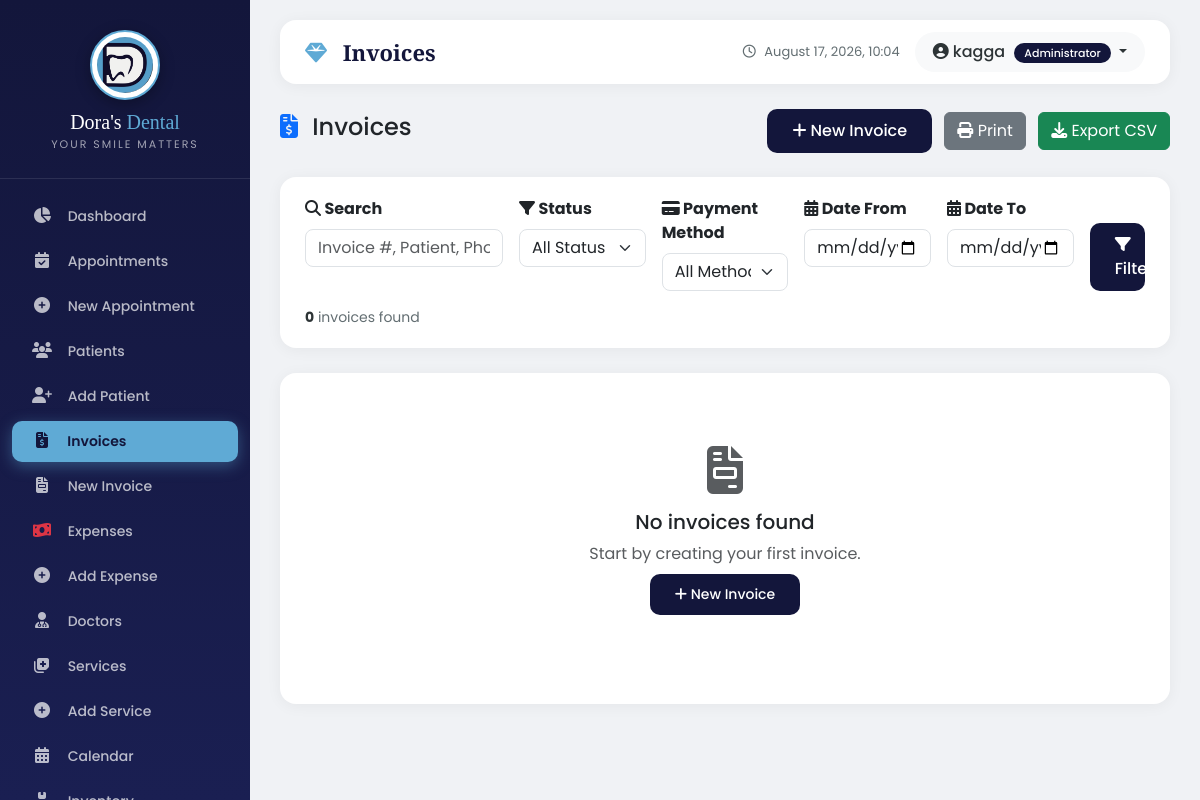
Page /billing/ (signed in) on the earlier database version.
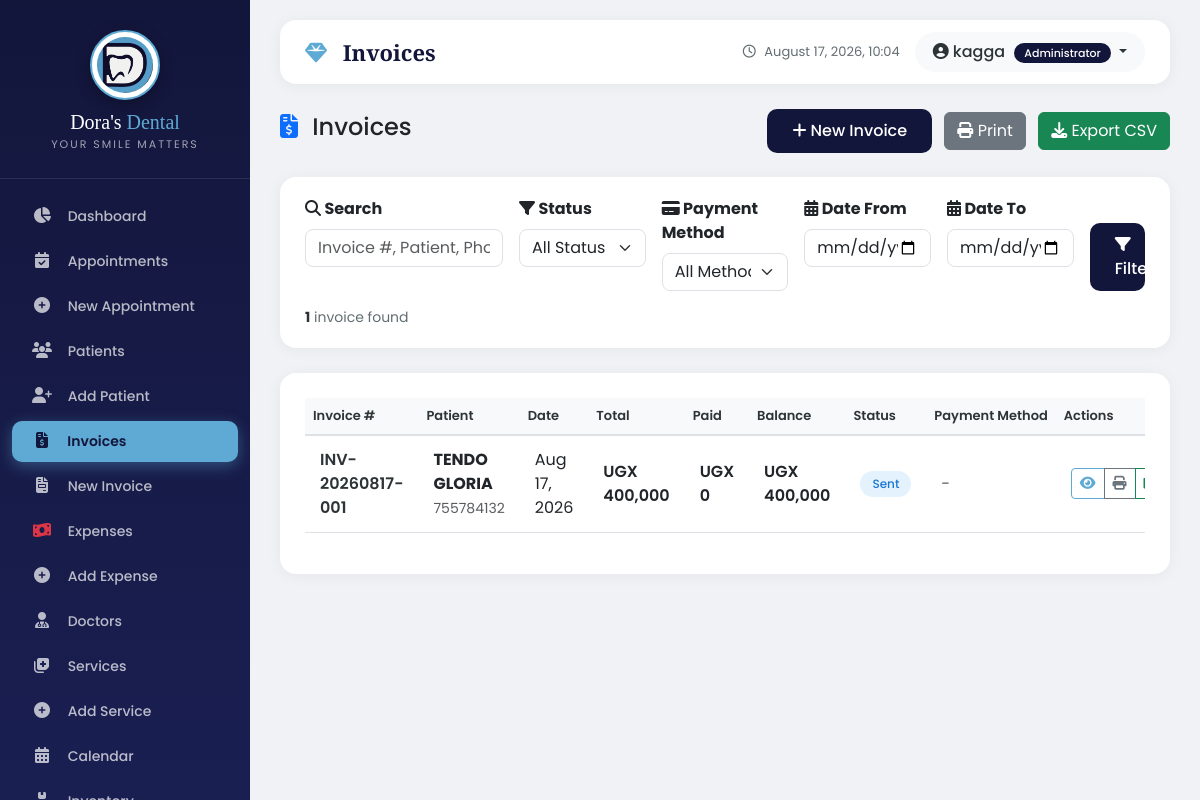
Same page on the later database version.
### billing/models.py (models this page shows, shortened)
class Invoice(models.Model):
    STATUS_CHOICES = [
        ('draft', 'Draft'),
        ('sent', 'Sent'),
        ('paid', 'Paid'),
        ('partially_paid', 'Partially Paid'),
        ('overdue', 'Overdue'),
        ('cancelled', 'Cancelled'),
    ]
    PAYMENT_METHOD_CHOICES = [
        ('cash', 'Cash'),
        ('mobile_money', 'Mobile Money'),
        ('bank_transfer', 'Bank Transfer'),
        ('insurance', 'Insurance'),
        ('card', 'Card'),
        ('other', 'Other'),
    ]
    invoice_number = models.CharField(max_length=50, unique=True, db_index=True)
    patient = models.ForeignKey(Patient, on_delete=models.CASCADE, related_name='invoices')
    appointment = models.ForeignKey(Appointment, on_delete=models.SET_NULL, null=True, blank=True, related_name='invoices')
    patient_name = models.CharField(max_length=255)
    patient_phone = models.CharField(max_length=50)
    issue_date = models.DateField(default=date.today)  # Changed from DateTimeField
    due_date = models.DateField(null=True, blank=True)
    payment_date = models.DateField(null=True, blank=True)  # Changed from DateTimeField
    subtotal = models.DecimalField(max_digits=12, decimal_places=2, default=0.00)
    tax_rate = models.DecimalField(max_digits=5, decimal_places=2, default=0.00)
    tax_amount = models.DecimalField(max_digits=12, decimal_places=2, default=0.00)
    discount = models.DecimalField(max_digits=12, decimal_places=2, default=0.00)
    total_amount = models.DecimalField(max_digits=12, decimal_places=2, default=0.00)
    amount_paid = models.DecimalField(max_digits=12, decimal_places=2, default=0.00)
    balance_due = models.DecimalField(max_digits=12, decimal_places=2, default=0.00)
    status = models.CharField(max_length=20, choices=STATUS_CHOICES, default='draft')
    payment_method = models.CharField(max_length=50, choices=PAYMENT_METHOD_CHOICES, blank=True, null=True)
    notes = models.TextField(blank=True, null=True)
    reference_number = models.CharField(max_length=100, blank=True, null=True)
    created_by = models.CharField(max_length=150, blank=True, null=True)
    updated_by = models.CharField(max_length=150, blank=True, null=True)
    created_at = models.DateTimeField(auto_now_add=True)
    updated_at = models.DateTimeField(auto_now=True)
    class Meta:
        ordering = ['-issue_date']
        indexes = [
            models.Index(fields=['invoice_number']),
            models.Index(fields=['patient', 'status']),
            models.Index(fields=['issue_date']),
        ]

### billing/views.py (the view, shortened to what this page needs)
# urls.py: path('', views.invoice_list, name='list'),
@login_required
def invoice_list(request):
    from django.core.paginator import Paginator, EmptyPage, PageNotAnInteger
    from django.db.models import Q
    invoices = Invoice.objects.all().order_by('-issue_date')
    search_query = request.GET.get('search', '').strip()
    status_filter = request.GET.get('status', '')
    payment_method_filter = request.GET.get('payment_method', '')
    date_from = request.GET.get('date_from', '')
    date_to = request.GET.get('date_to', '')
    if status_filter:
        invoices = invoices.filter(status=status_filter)
    if payment_method_filter:
        invoices = invoices.filter(payment_method=payment_method_filter)
    if date_from:
        invoices = invoices.filter(issue_date__gte=date_from)
    if date_to:
        invoices = invoices.filter(issue_date__lte=date_to)
    paginator = Paginator(invoices, 20)  # 20 invoices per page
    page = request.GET.get('page', 1)
    try:
        invoices_page = paginator.page(page)
    except PageNotAnInteger:
        invoices_page = paginator.page(1)
    except EmptyPage:
        invoices_page = paginator.page(paginator.num_pages)
    context = {
        'invoices': invoices_page,
        'paginator': paginator,
        'page_obj': invoices_page,
        'is_paginated': invoices_page.has_other_pages(),
        'total_count': invoices.count(),
        'search_query': search_query,
        'status_filter': status_filter,
        'payment_method_filter': payment_method_filter,
        'date_from': date_from,
        'date_to': date_to,
        'status_choices': Invoice.STATUS_CHOICES,
        'payment_method_choices': Invoice.PAYMENT_METHOD_CHOICES,
    }
    return render(request, 'billing/invoice_list.html', context)

### core/models.py (called while the page is built)
    @classmethod
    def get_settings(cls):
        settings, created = cls.objects.get_or_create(id=1)
        return settings

### templates/billing/invoice_list.html (shortened to what the changed rows need)
{% extends 'base.html' %}
{% load static %}
{% load humanize %}
{% block content %}
<div class="row">
    <div class="col-12">
        <div class="filter-card">
            <form method="get" class="row g-3">
                <div class="col-md-12">
                    <div class="d-flex justify-content-between align-items-center">
                        <span class="result-count">
                            <strong>{{ total_count }}</strong> invoice{{ total_count|pluralize }} found
                        </span>
                    </div>
                </div>
            </form>
        </div>
        <div class="card">
            <div class="card-body">
                {% if invoices %}
                    <div class="table-responsive">
                        <table class="table table-hover table-invoices">
                            <thead>
                                <tr>
                                    <th>Invoice #</th>
                                    <th>Patient</th>
                                    <th>Date</th>
                                    <th>Total</th>
                                    <th>Paid</th>
                                    <th>Balance</th>
                                    <th>Status</th>
                                    <th>Payment Method</th>
                                    <th>Actions</th>
                                </tr>
                            </thead>
                            <tbody>
                                {% for invoice in invoices %}
                                <tr>
                                    <td>
                                        <a href="{% url 'billing:detail' invoice.pk %}" class="invoice-number">
                                            {{ invoice.invoice_number }}
                                        </a>
                                    </td>
                                    <td>
                                        <strong>{{ invoice.patient_name }}</strong>
                                        <br>
                                        <small class="text-muted">{{ invoice.patient_phone }}</small>
                                    </td>
                                    <td>{{ invoice.issue_date|date:"M d, Y" }}</td>
                                    <td class="amount-total">UGX {{ invoice.total_amount|floatformat:0|intcomma }}</td>
                                    <td class="amount-paid">UGX {{ invoice.amount_paid|floatformat:0|intcomma }}</td>
                                    <td class="amount-balance">UGX {{ invoice.balance_due|floatformat:0|intcomma }}</td>
                                    <td>
                                        <span class="badge-status {{ invoice.status }}">
                                            {{ invoice.get_status_display }}
                                        </span>
                                    </td>
                                    <td>
                                        {% if invoice.payment_method %}
                                            <span class="badge bg-info">
                                                {{ invoice.get_payment_method_display }}
                                            </span>
                                        {% else %}
                                            <span class="text-muted">-</span>
                                        {% endif %}
                                    </td>
                                    <td>
                                        <div class="btn-group btn-group-sm">
                                            <a href="{% url 'billing:detail' invoice.pk %}" class="btn btn-outline-primary" title="View">
                                                <i class="fas fa-eye"></i>
                                            </a>
                                            <a href="{% url 'billing:print' invoice.pk %}" class="btn btn-outline-secondary" title="Print">
                                                <i class="fas fa-print"></i>
                                            </a>
                                            <a href="{% url 'billing:add_payment' invoice.pk %}" class="btn btn-outline-success" title="Add Payment">
                                            </a>
                                        </div>
                                    </td>
                                </tr>
                                {% endfor %}
                            </tbody>
                        </table>
                    </div>
                {% else %}
                    <div class="text-center py-5">
                        <i class="fas fa-file-invoice fa-3x text-muted mb-3"></i>
                        <h5>No invoices found</h5>
                        <p class="text-muted">
                            {% if search_query or status_filter or payment_method_filter or date_from or date_to %}
                                Try adjusting your filters.
                                <br>
                                <a href="{% url 'billing:list' %}" class="btn btn-sm btn-primary mt-2">
                                    <i class="fas fa-times"></i> Clear Filters
                                </a>
                            {% else %}
                                Start by creating your first invoice.
                                <br>
                                <a href="{% url 'billing:add' %}" class="btn btn-sm btn-primary mt-2">
                                    <i class="fas fa-plus"></i> New Invoice
                                </a>
                            {% endif %}
                        </p>
                    </div>
                {% endif %}
            </div>
        </div>
    </div>
</div>
{% endblock %}

Differences in the rows shown:
added Invoice: invoice_number "INV-20260817-001", patient_name "TENDO GLORIA", patient_phone "755784132", issue_date "Aug 17, 2026", total_amount "400,000", amount_paid "0", balance_due "400,000", status "Sent"
Other differences:
{{ total_count }}: "0" → "1"
text no longer shown: "No invoices found Start by creating your first invoice. New Invoice"
text now shown: "Invoice # Patient Date Total Paid Balance Status Payment Method Actions"
